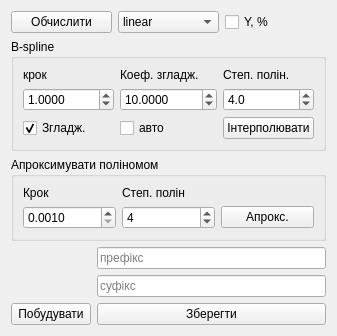
        <widget class="QWidget" name="tab_4">
         <property name="enabled">
          <bool>true</bool>
         </property>
         <attribute name="title">
          <string>Результат</string>
         </attribute>
         <layout class="QVBoxLayout" name="verticalLayout_5">
          <item>
           <layout class="QHBoxLayout" name="horizontalLayout_11">
            <item>
             <widget class="QPushButton" name="rButton">
              <property name="text">
               <string>Обчислити</string>
              </property>
             </widget>
            </item>
            <item>
             <widget class="QComboBox" name="rEvalType">
              <item>
               <property name="text">
                <string>linear</string>
               </property>
              </item>
              <item>
               <property name="text">
                <string>nearest</string>
               </property>
              </item>
              <item>
               <property name="text">
                <string>zero</string>
               </property>
              </item>
             </widget>
            </item>
            <item>
             <widget class="QCheckBox" name="rYInPercents">
              <property name="text">
               <string>Y, %</string>
              </property>
             </widget>
            </item>
           </layout>
          </item>
          <item>
           <widget class="QGroupBox" name="groupBox_19">
            <property name="title">
             <string>B-spline</string>
            </property>
            <layout class="QGridLayout" name="gridLayout_8">
             <item row="0" column="0">
              <widget class="QLabel" name="label_50">
               <property name="text">
                <string>крок</string>
               </property>
              </widget>
             </item>
             <item row="0" column="1">
              <widget class="QLabel" name="label_49">
               <property name="text">
                <string>Коеф. згладж.</string>
               </property>
              </widget>
             </item>
             <item row="0" column="2">
              <widget class="QLabel" name="label_8">
               <property name="text">
                <string>Степ. полін.</string>
               </property>
              </widget>
             </item>
             <item row="1" column="0">
              <widget class="QDoubleSpinBox" name="rB_splineStep">
               <property name="decimals">
                <number>4</number>
               </property>
               <property name="minimum">
                <double>0.001000000000000</double>
               </property>
               <property name="maximum">
                <double>99999.000000000000000</double>
               </property>
               <property name="singleStep">
                <double>0.500000000000000</double>
               </property>
               <property name="value">
                <double>1.000000000000000</double>
               </property>
              </widget>
             </item>
             <item row="1" column="1">
              <widget class="QDoubleSpinBox" name="rB_splineS">
               <property name="decimals">
                <number>4</number>
               </property>
               <property name="minimum">
                <double>0.000000000000000</double>
               </property>
               <property name="maximum">
                <double>999999999.000000000000000</double>
               </property>
               <property name="singleStep">
                <double>0.010000000000000</double>
               </property>
               <property name="value">
                <double>10.000000000000000</double>
               </property>
              </widget>
             </item>
             <item row="1" column="2">
              <widget class="QDoubleSpinBox" name="rB_splineK">
               <property name="decimals">
                <number>1</number>
               </property>
               <property name="maximum">
                <double>5.000000000000000</double>
               </property>
               <property name="value">
                <double>4.000000000000000</double>
               </property>
              </widget>
             </item>
             <item row="2" column="1">
              <widget class="QCheckBox" name="rAutoB_splineS">
               <property name="text">
                <string>авто</string>
               </property>
              </widget>
             </item>
             <item row="2" column="2">
              <widget class="QPushButton" name="rB_splineOk">
               <property name="text">
                <string>Інтерполювати</string>
               </property>
              </widget>
             </item>
             <item row="2" column="0">
              <widget class="QCheckBox" name="rB_splineSmooth">
               <property name="text">
                <string>Згладж.</string>
               </property>
               <property name="checked">
                <bool>true</bool>
               </property>
              </widget>
             </item>
            </layout>
           </widget>
          </item>
          <item>
           <widget class="QGroupBox" name="groupBox_13">
            <property name="enabled">
             <bool>true</bool>
            </property>
            <property name="title">
             <string>Апроксимувати поліномом</string>
            </property>
            <layout class="QGridLayout" name="gridLayout_14">
             <item row="0" column="0">
              <widget class="QLabel" name="label_30">
               <property name="text">
                <string>Крок</string>
               </property>
              </widget>
             </item>
             <item row="1" column="1">
              <widget class="QSpinBox" name="rApproxM">
               <property name="minimum">
                <number>1</number>
               </property>
               <property name="singleStep">
                <number>1</number>
               </property>
               <property name="value">
                <number>4</number>
               </property>
              </widget>
             </item>
             <item row="1" column="2">
              <widget class="QPushButton" name="rPolyApprox">
               <property name="text">
                <string>Апрокс.</string>
               </property>
              </widget>
             </item>
             <item row="1" column="0">
              <widget class="QDoubleSpinBox" name="rApproxStep">
               <property name="decimals">
                <number>4</number>
               </property>
               <property name="minimum">
                <double>0.001000000000000</double>
               </property>
               <property name="maximum">
                <double>10000.000000000000000</double>
               </property>
               <property name="singleStep">
                <double>10000.000000000000000</double>
               </property>
              </widget>
             </item>
             <item row="0" column="1">
              <widget class="QLabel" name="label_31">
               <property name="text">
                <string>Степ. полін</string>
               </property>
              </widget>
             </item>
            </layout>
           </widget>
          </item>
          <item>
           <layout class="QGridLayout" name="gridLayout_5">
            <item row="2" column="1">
             <widget class="QPushButton" name="rSave">
              <property name="text">
               <string>Зберегти</string>
              </property>
             </widget>
            </item>
            <item row="2" column="0">
             <widget class="QPushButton" name="rPlot">
              <property name="text">
               <string>Побудувати</string>
              </property>
             </widget>
            </item>
            <item row="1" column="1">
             <widget class="QLineEdit" name="rSaveSuffix">
              <property name="inputMask">
               <string/>
              </property>
              <property name="maxLength">
               <number>32767</number>
              </property>
              <property name="placeholderText">
               <string>суфікс</string>
              </property>
             </widget>
            </item>
            <item row="0" column="1">
             <widget class="QLineEdit" name="rSavePrefix">
              <property name="placeholderText">
               <string>префікс</string>
              </property>
             </widget>
            </item>
           </layout>
          </item>
         </layout>
        </widget>
